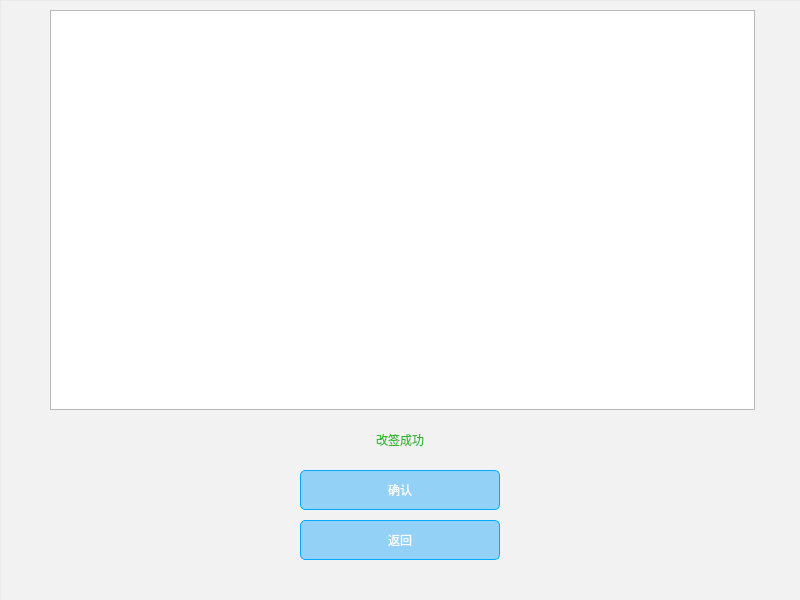
<?xml version="1.0" encoding="UTF-8"?>
<ui version="4.0">
 <class>change</class>
 <widget class="QWidget" name="change">
  <property name="geometry">
   <rect>
    <x>0</x>
    <y>0</y>
    <width>800</width>
    <height>600</height>
   </rect>
  </property>
  <property name="minimumSize">
   <size>
    <width>800</width>
    <height>600</height>
   </size>
  </property>
  <property name="maximumSize">
   <size>
    <width>800</width>
    <height>600</height>
   </size>
  </property>
  <property name="windowTitle">
   <string>改签</string>
  </property>
  <property name="windowIcon">
   <iconset resource="icon.qrc">
    <normaloff>:/new/prefix1/iconANDpic/plane.png</normaloff>:/new/prefix1/iconANDpic/plane.png</iconset>
  </property>
  <widget class="QPushButton" name="ensureB">
   <property name="geometry">
    <rect>
     <x>300</x>
     <y>470</y>
     <width>200</width>
     <height>40</height>
    </rect>
   </property>
   <property name="styleSheet">
    <string notr="true">QPushButton {

	background-color: rgba(0, 159, 252,100);

	font: 700 16pt &quot;微软雅黑&quot;;
	color: rgb(255, 255, 255);
border: 1px solid rgb(0, 170, 255); 
    border-radius: 5px;
}

QPushButton:hover {  
	background-color: rgba(0, 159, 252,200);
}</string>
   </property>
   <property name="text">
    <string>确认</string>
   </property>
  </widget>
  <widget class="QPushButton" name="cancelB">
   <property name="geometry">
    <rect>
     <x>300</x>
     <y>520</y>
     <width>200</width>
     <height>40</height>
    </rect>
   </property>
   <property name="styleSheet">
    <string notr="true">QPushButton {

	background-color: rgba(0, 159, 252,100);

	font: 700 16pt &quot;微软雅黑&quot;;
	color: rgb(255, 255, 255);
border: 1px solid rgb(0, 170, 255); 
    border-radius: 5px;
}

QPushButton:hover {  
	background-color: rgba(0, 159, 252,200);
}</string>
   </property>
   <property name="text">
    <string>返回</string>
   </property>
  </widget>
  <widget class="QTableWidget" name="mytable">
   <property name="geometry">
    <rect>
     <x>50</x>
     <y>10</y>
     <width>705</width>
     <height>400</height>
    </rect>
   </property>
   <property name="font">
    <font>
     <family>微软雅黑</family>
     <pointsize>10</pointsize>
     <bold>true</bold>
    </font>
   </property>
   <attribute name="horizontalHeaderMinimumSectionSize">
    <number>100</number>
   </attribute>
   <attribute name="horizontalHeaderDefaultSectionSize">
    <number>100</number>
   </attribute>
  </widget>
  <widget class="QLabel" name="label">
   <property name="geometry">
    <rect>
     <x>300</x>
     <y>420</y>
     <width>200</width>
     <height>40</height>
    </rect>
   </property>
   <property name="styleSheet">
    <string notr="true">font: 700 24pt &quot;微软雅黑&quot;;
color: rgba(0, 170, 0, 200);</string>
   </property>
   <property name="text">
    <string>改签成功</string>
   </property>
   <property name="alignment">
    <set>Qt::AlignmentFlag::AlignCenter</set>
   </property>
  </widget>
  <widget class="QFrame" name="frame">
   <property name="geometry">
    <rect>
     <x>0</x>
     <y>0</y>
     <width>801</width>
     <height>601</height>
    </rect>
   </property>
   <property name="styleSheet">
    <string notr="true">background-color: rgba(255, 255, 255, 50);
background-image: url(:/new/prefix2/iconANDpic/change.jpg);</string>
   </property>
   <property name="frameShape">
    <enum>QFrame::Shape::StyledPanel</enum>
   </property>
   <property name="frameShadow">
    <enum>QFrame::Shadow::Raised</enum>
   </property>
  </widget>
  <zorder>frame</zorder>
  <zorder>ensureB</zorder>
  <zorder>cancelB</zorder>
  <zorder>mytable</zorder>
  <zorder>label</zorder>
 </widget>
 <resources>
  <include location="icon.qrc"/>
 </resources>
 <connections/>
</ui>
